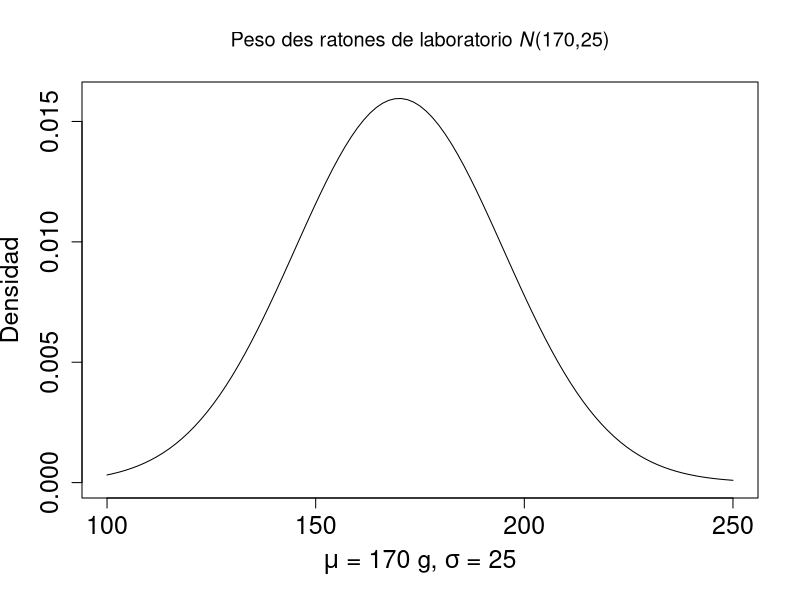
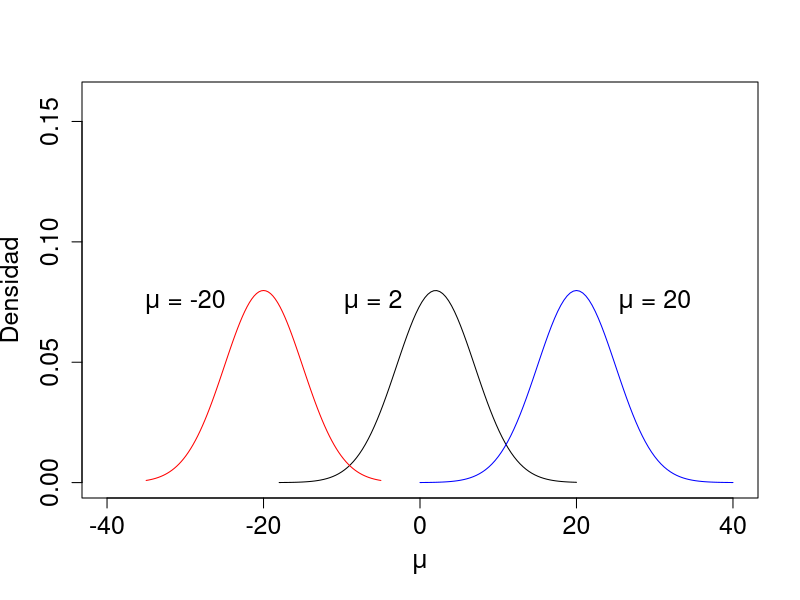
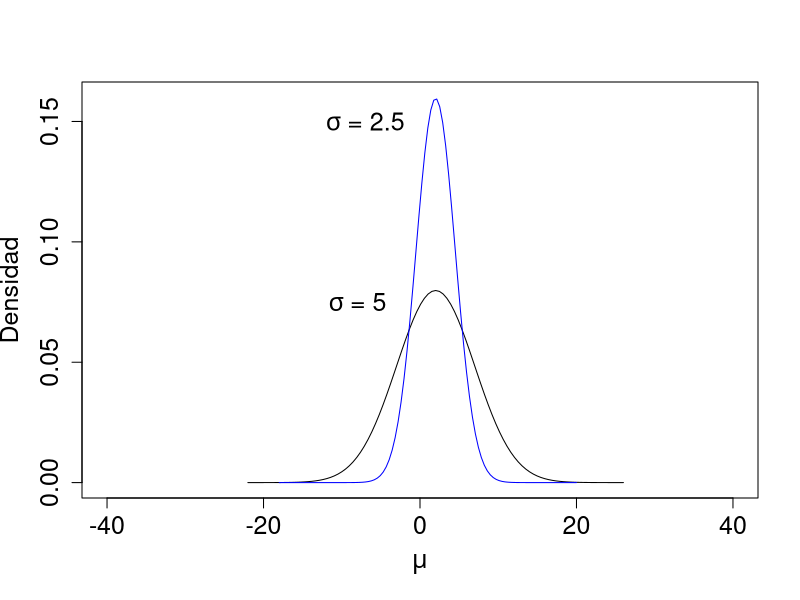
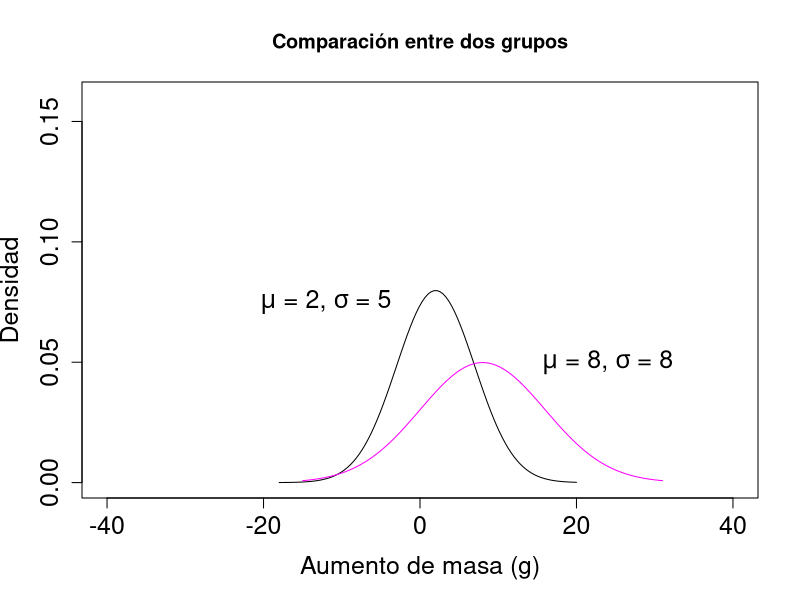
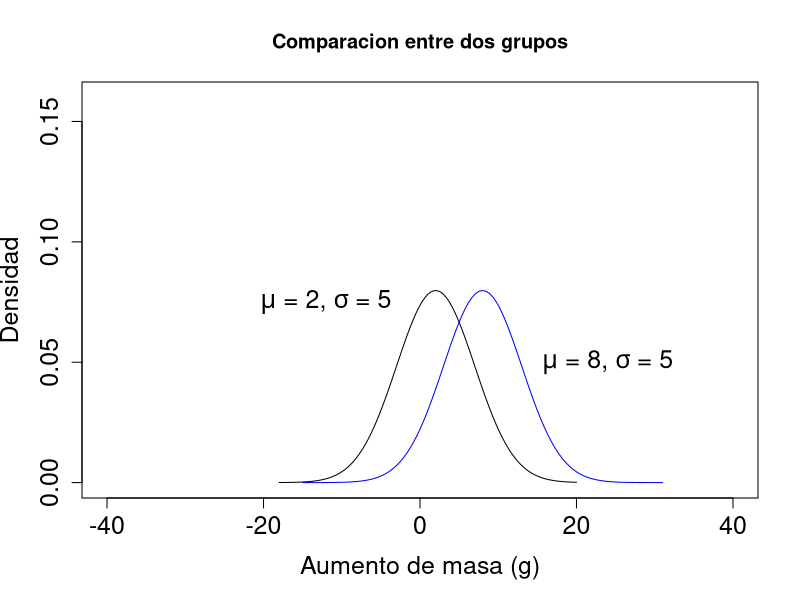
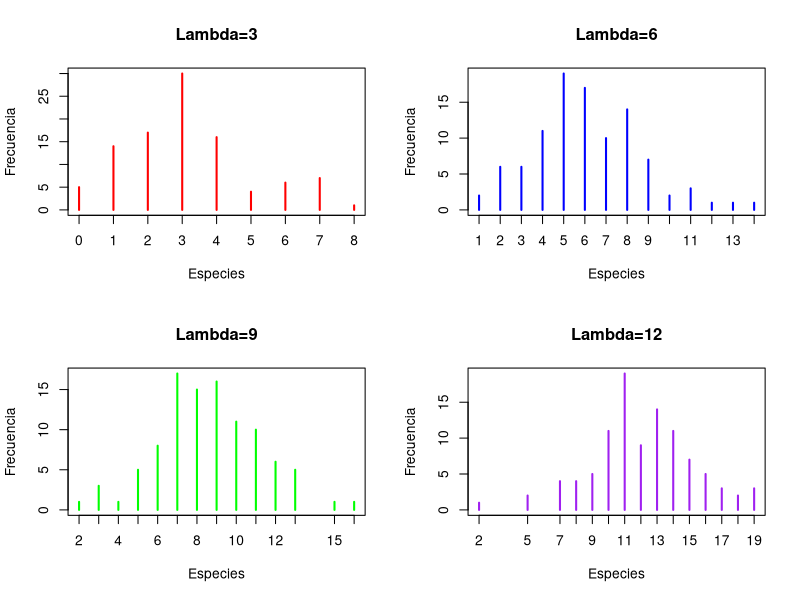
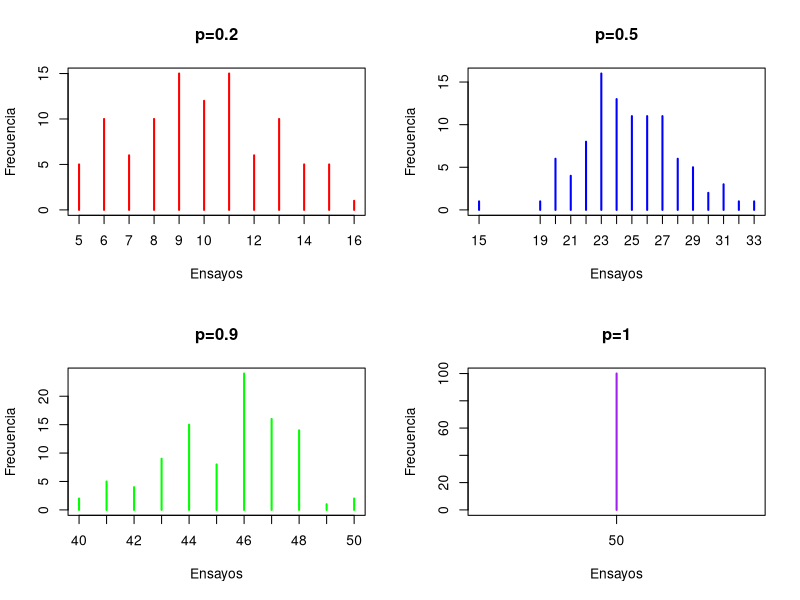

Write R code to recreate these figures, in order.
## ---- chunk 1
x<-seq(131,215,0.1)
plot(x=0,y=0,ylim=c(0,0.016),xlim=c(100,250),xlab=expression(paste(italic(mu), " = 170 g, ", italic(sigma), " = 25")),ylab="Densidad", type="n", cex.lab=1.5,cex.axis=1.5,main=expression(paste("Peso des ratones de laboratorio ", paste(italic(N), "(170,25)"))))
curve(dnorm(x, mean=170, sd=25),100,250, ylim=c(0,0.16),xlab=expression(paste(mu, " = 170", sigma, " = 25")), ylab="Densidad", add=TRUE)
## ---- chunk 2
x<-seq(-10,10,0.1)
plot(x=0,y=0,ylim=c(0,0.16),xlim=c(-40,40),xlab=expression(italic(mu)),ylab="Densidad",cex.lab=1.5, cex.axis=1.5, type="n")
curve(dnorm(x, mean=2, sd=5),-18,20, add=TRUE)
text(-6,0.075, expression(paste(mu, " = 2")), cex=1.5)
curve(dnorm(x, mean=20, sd=5),0,40, ylim=c(0,0.16),xlab=expression(paste(mu, " = 20")), ylab="Densidad",cex.lab=1.5,cex.axis=1.5, add=TRUE, col="blue")
text(30,0.075, expression(paste(mu, " = 20")), cex=1.5)
curve(dnorm(x, mean=-20, sd=5),-35,-5, add=TRUE, col="red")
text(-30,0.075, expression(paste(mu, " = -20")), cex=1.5)
## ---- chunk 3
x<-seq(-10,10,0.1)
plot(x=0,y=0,ylim=c(0,0.16),xlim=c(-40,40),xlab=expression(italic(mu)),ylab="Densidad",cex.lab=1.5, cex.axis=1.5, type="n")
curve(dnorm(x, mean=2, sd=5),-22,26, add=TRUE)
text(-8,0.075, expression(paste(sigma, " = 5")), cex=1.5)
x<-seq(-10,10,0.1)
curve(dnorm(x, mean=2, sd=2.5),-18,20, ylim=c(0,0.16), col="blue", add=TRUE)
text(-7,0.15, expression(paste(sigma, " = 2.5")), cex=1.5)
## ---- chunk 4
x<-seq(-10,10,0.1)
plot(x=0,y=0,ylim=c(0,0.16),xlim=c(-40,40),xlab="Aumento de masa (g)",ylab="Densidad",cex.lab=1.5, cex.axis=1.5, type="n", main="Comparación entre dos grupos")
##abline(v=2,lty=2, lwd=3)
curve(dnorm(x, mean=2, sd=5),-18,20, add=TRUE)
text(-12,0.075, expression(paste(mu, " = 2, ", sigma, " = 5")), cex=1.5)
curve(dnorm(x, mean=8, sd=8),-15,31, add=TRUE, col="magenta")
text(24,0.05, expression(paste(mu, " = 8, ", sigma, " = 8")), cex=1.5)
## ---- chunk 5
x<-seq(-10,10,0.1)
plot(x=0,y=0,ylim=c(0,0.16),xlim=c(-40,40),xlab="Aumento de masa (g)",ylab="Densidad",cex.lab=1.5, cex.axis=1.5, type="n", main="Comparacion entre dos grupos")
curve(dnorm(x, mean=2, sd=5),-18,20, add=TRUE)
text(-12,0.075, expression(paste(mu, " = 2, ", sigma, " = 5")), cex=1.5)
curve(dnorm(x, mean=8, sd=5),-15,31, add=TRUE, col="blue")
text(24,0.05, expression(paste(mu, " = 8, ", sigma, " = 5")), cex=1.5)
## ---- chunk 6
x3<-rpois(100, lambda=3)
x6<-rpois(100, lambda=6)
x9<-rpois(100, lambda=9)
x12<-rpois(100, lambda=12)
data3<-table(x3)
data6 <- table(x6)
data9 <- table(x9)
data12 <- table(x12)
par(mfrow=c(2,2)) 
plot(data3, ylab="Frecuencia", xlab="Especies", col="red", main="Lambda=3")
plot(data6, ylab="Frecuencia", xlab="Especies", col="blue",main="Lambda=6")
plot(data9, ylab="Frecuencia", xlab="Especies", col="green",main="Lambda=9")
plot(data12, ylab="Frecuencia", xlab="Especies", col="purple",main="Lambda=12")
## ---- chunk 7
x02<-rbinom(100,50,0.2)
x05<-rbinom(100,50,0.5)
x09<-rbinom(100,50,0.9)
x10<-rbinom(100,50,1)
data02<-table(x02)
data05 <- table(x05)
data09 <- table(x09)
data10 <- table(x10)
par(mfrow=c(2,2)) 
plot(data02, ylab="Frecuencia", xlab="Ensayos", col="red", main="p=0.2")
plot(data05, ylab="Frecuencia", xlab="Ensayos", col="blue",main="p=0.5")
plot(data09, ylab="Frecuencia", xlab="Ensayos", col="green",main="p=0.9")
plot(data10, ylab="Frecuencia", xlab="Ensayos", col="purple",main="p=1")
